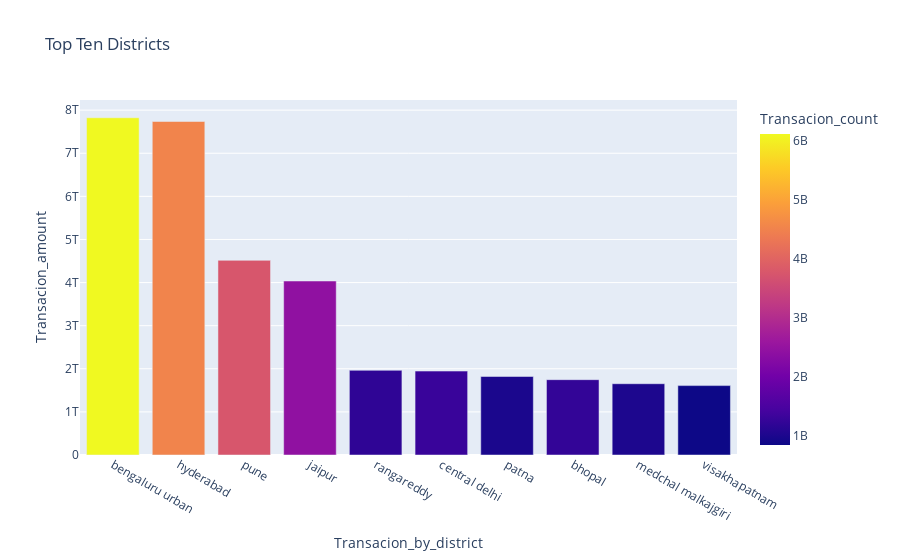

Here is the notebook cell this chart was saved with:
### Code cell
fig = px.bar(t, x="Transacion_by_district", y="Transacion_amount",color='Transacion_count',title="Top Ten Districts ")
fig.show()

### Figure 1 — Plotly figure (JSON) as saved in the notebook; plotly's stock layout.template omitted (floating-point values rounded to 4 significant figures)
{"data": [{"alignmentgroup": "True", "hovertemplate": "Transacion_by_district=%{x}<br>Transacion_amount=%{y}<br>Transacion_count=%{marker.color}<extra></extra>", "legendgroup": "", "marker": {"color": [6113671490, 4525556746, 3761550602, 2444450271, 1202708137, 1303880149, 994546066, 1237597260, 1019115577, 851575387], "coloraxis": "coloraxis", "pattern": {"shape": ""}}, "name": "", "offsetgroup": "", "orientation": "v", "showlegend": false, "textposition": "auto", "type": "bar", "x": ["bengaluru urban", "hyderabad", "pune", "jaipur", "rangareddy", "central delhi", "patna", "bhopal", "medchal malkajgiri", "visakhapatnam"], "xaxis": "x", "y": [7823000000000.0, 7736000000000.0, 4516000000000.0, 4036000000000.0, 1964000000000.0, 1947000000000.0, 1821000000000.0, 1748000000000.0, 1654000000000.0, 1610000000000.0], "yaxis": "y"}], "layout": {"barmode": "relative", "coloraxis": {"colorbar": {"title": {"text": "Transacion_count"}}, "colorscale": [[0, "#0d0887"], [0.1111, "#46039f"], [0.2222, "#7201a8"], [0.3333, "#9c179e"], [0.4444, "#bd3786"], [0.5556, "#d8576b"], [0.6667, "#ed7953"], [0.7778, "#fb9f3a"], [0.8889, "#fdca26"], [1, "#f0f921"]]}, "legend": {"tracegroupgap": 0}, "title": {"text": "Top Ten Districts "}, "xaxis": {"anchor": "y", "domain": [0, 1], "title": {"text": "Transacion_by_district"}}, "yaxis": {"anchor": "x", "domain": [0, 1], "title": {"text": "Transacion_amount"}}}}
